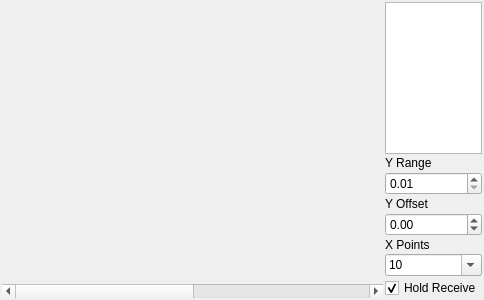
<?xml version="1.0" encoding="UTF-8"?>
<ui version="4.0">
 <class>Oscilloscope</class>
 <widget class="QWidget" name="Oscilloscope">
  <property name="geometry">
   <rect>
    <x>0</x>
    <y>0</y>
    <width>484</width>
    <height>300</height>
   </rect>
  </property>
  <layout class="QHBoxLayout" name="horizontalLayout_2">
   <property name="spacing">
    <number>2</number>
   </property>
   <property name="leftMargin">
    <number>2</number>
   </property>
   <property name="topMargin">
    <number>2</number>
   </property>
   <property name="rightMargin">
    <number>2</number>
   </property>
   <property name="bottomMargin">
    <number>2</number>
   </property>
   <item>
    <layout class="QVBoxLayout" name="verticalLayout">
     <item>
      <widget class="QCustomPlot" name="customPlot" native="true">
       <property name="sizePolicy">
        <sizepolicy hsizetype="Expanding" vsizetype="Expanding">
         <horstretch>0</horstretch>
         <verstretch>0</verstretch>
        </sizepolicy>
       </property>
       <property name="minimumSize">
        <size>
         <width>200</width>
         <height>100</height>
        </size>
       </property>
      </widget>
     </item>
     <item>
      <widget class="QScrollBar" name="horizontalScrollBar">
       <property name="sizePolicy">
        <sizepolicy hsizetype="Preferred" vsizetype="Fixed">
         <horstretch>0</horstretch>
         <verstretch>0</verstretch>
        </sizepolicy>
       </property>
       <property name="pageStep">
        <number>100</number>
       </property>
       <property name="orientation">
        <enum>Qt::Horizontal</enum>
       </property>
      </widget>
     </item>
    </layout>
   </item>
   <item>
    <layout class="QVBoxLayout" name="verticalLayout_2">
     <item>
      <widget class="QListWidget" name="channelList">
       <property name="sizePolicy">
        <sizepolicy hsizetype="Ignored" vsizetype="Expanding">
         <horstretch>0</horstretch>
         <verstretch>0</verstretch>
        </sizepolicy>
       </property>
      </widget>
     </item>
     <item>
      <widget class="QLabel" name="label">
       <property name="text">
        <string>Y Range</string>
       </property>
      </widget>
     </item>
     <item>
      <widget class="QDoubleSpinBox" name="yRangeBox">
       <property name="minimum">
        <double>0.010000000000000</double>
       </property>
       <property name="maximum">
        <double>100000.000000000000000</double>
       </property>
      </widget>
     </item>
     <item>
      <widget class="QLabel" name="label_2">
       <property name="text">
        <string>Y Offset</string>
       </property>
      </widget>
     </item>
     <item>
      <widget class="QDoubleSpinBox" name="yOffsetBox">
       <property name="minimum">
        <double>-100000.000000000000000</double>
       </property>
       <property name="maximum">
        <double>100000.000000000000000</double>
       </property>
      </widget>
     </item>
     <item>
      <widget class="QLabel" name="label_3">
       <property name="text">
        <string>X Points</string>
       </property>
      </widget>
     </item>
     <item>
      <widget class="QComboBox" name="xRangeBox">
       <property name="editable">
        <bool>true</bool>
       </property>
       <property name="currentText">
        <string notr="true">10</string>
       </property>
       <property name="maxVisibleItems">
        <number>20</number>
       </property>
       <item>
        <property name="text">
         <string notr="true">10</string>
        </property>
       </item>
       <item>
        <property name="text">
         <string notr="true">20</string>
        </property>
       </item>
       <item>
        <property name="text">
         <string notr="true">25</string>
        </property>
       </item>
       <item>
        <property name="text">
         <string notr="true">50</string>
        </property>
       </item>
       <item>
        <property name="text">
         <string notr="true">100</string>
        </property>
       </item>
       <item>
        <property name="text">
         <string notr="true">200</string>
        </property>
       </item>
       <item>
        <property name="text">
         <string notr="true">250</string>
        </property>
       </item>
       <item>
        <property name="text">
         <string notr="true">500</string>
        </property>
       </item>
       <item>
        <property name="text">
         <string notr="true">1000</string>
        </property>
       </item>
       <item>
        <property name="text">
         <string notr="true">2000</string>
        </property>
       </item>
       <item>
        <property name="text">
         <string notr="true">2500</string>
        </property>
       </item>
       <item>
        <property name="text">
         <string notr="true">5000</string>
        </property>
       </item>
       <item>
        <property name="text">
         <string notr="true">10000</string>
        </property>
       </item>
      </widget>
     </item>
     <item>
      <widget class="QCheckBox" name="holdReceiveBox">
       <property name="text">
        <string>Hold Receive</string>
       </property>
       <property name="checked">
        <bool>true</bool>
       </property>
      </widget>
     </item>
    </layout>
   </item>
  </layout>
 </widget>
 <customwidgets>
  <customwidget>
   <class>QCustomPlot</class>
   <extends>QWidget</extends>
   <header>qcustomplot.h</header>
   <container>1</container>
  </customwidget>
 </customwidgets>
 <resources/>
 <connections/>
</ui>
